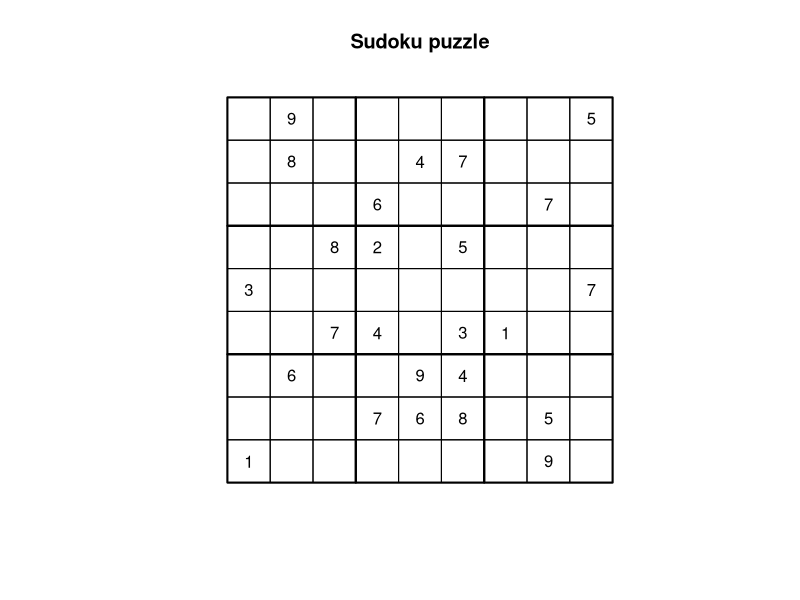

Reproduce this figure in R.
## ---- chunk 1
board<-matrix(c(rep(0,4),3,rep(0,3),1,9,8,rep(0,4),6,rep(0,5),8,0,7,
                rep(0,5),6,2,0,4,0,7,0,0,4,rep(0,4),9,6,0,0,7,0,5,0,3,
                4,8,rep(0,6),1,rep(0,5),7,rep(0,4),5,9,5,rep(0,3),7,rep(0,4)),
              9,9)

plot(c(0,9),c(0,9),type="n",xlab = "",ylab = "",main = "Sudoku puzzle",
     xaxt="n",yaxt="n",bty="n",asp = 1)
for(i in 1:9)
{
  for(j in 1:9)
  {
    rect(i-1,j-1,i,j)
    if(board[10-j,i]!=0)
    {text((i-1)+0.5,(j-1)+0.5,(((board[10-j,i]))))}
  }
}
for(i in 1:3)
{
  for(j in 1:3)
  {
    rect((i-1)*3,(j-1)*3,3*i,3*j,lwd=2)
  }
}
